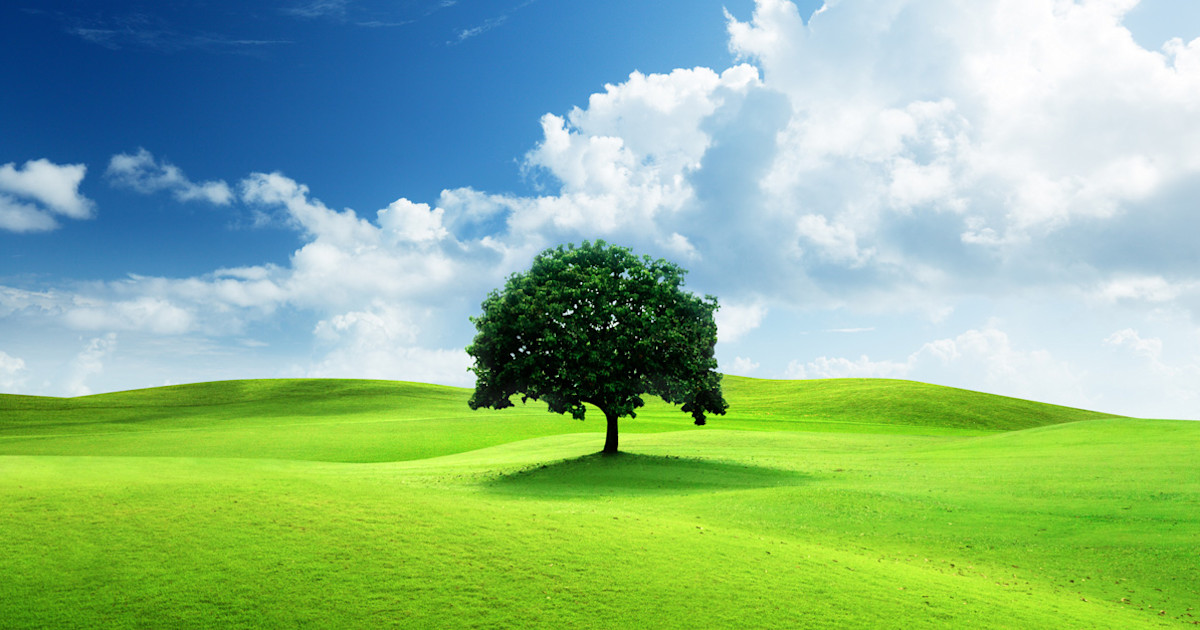
#> input picture Experiment 4 - Solutions by students/kartik_kumar_28/image.jpg, 1200 x 630 px
$ python main.py   (older library calls are emulated)
#> lines starting #> are read from the running program, lines starting #| are printed output that depends on the picture
import cv2
import numpy as np
import matplotlib.pyplot as plt

# 1. Load a grayscale image
img = cv2.imread('image.jpg', 0)
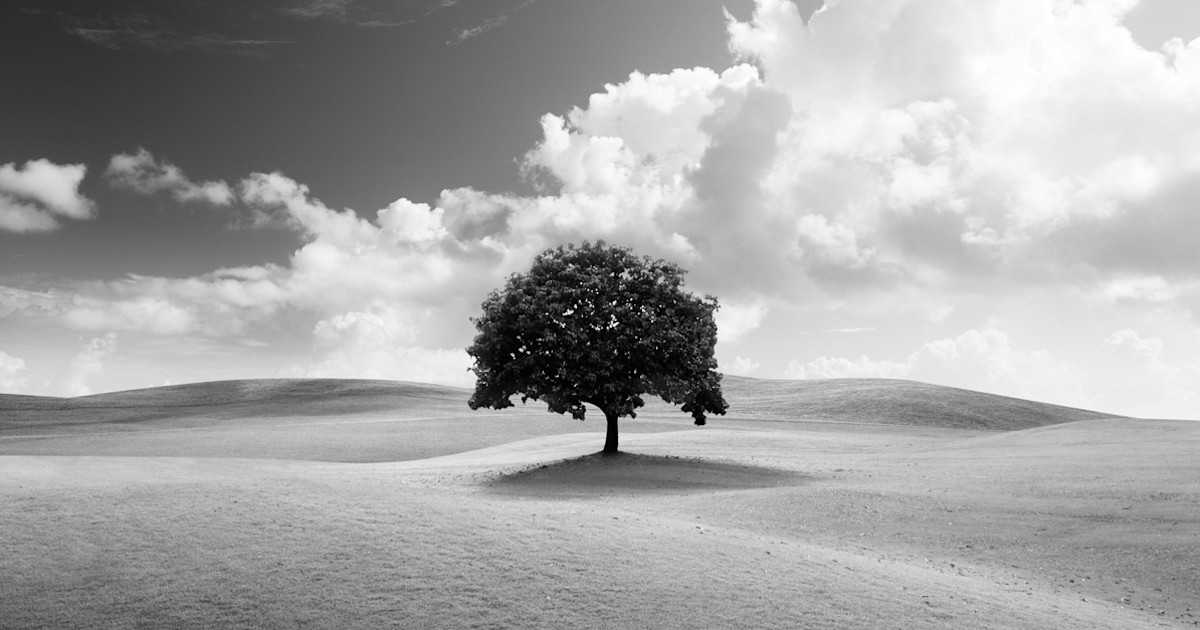
#> img: shape (630, 1200); min 0, max 255, mean 165.5

# 2. Compute the Discrete Fourier Transform (DFT)
dft = cv2.dft(np.float32(img), flags=cv2.DFT_COMPLEX_OUTPUT)

# 3. Shift the zero-frequency component to the center
dft_shift = np.fft.fftshift(dft)

# 4. Compute magnitude spectrum for visualization
magnitude_spectrum = 20 * np.log(cv2.magnitude(dft_shift[:, :, 0], dft_shift[:, :, 1]) + 1)
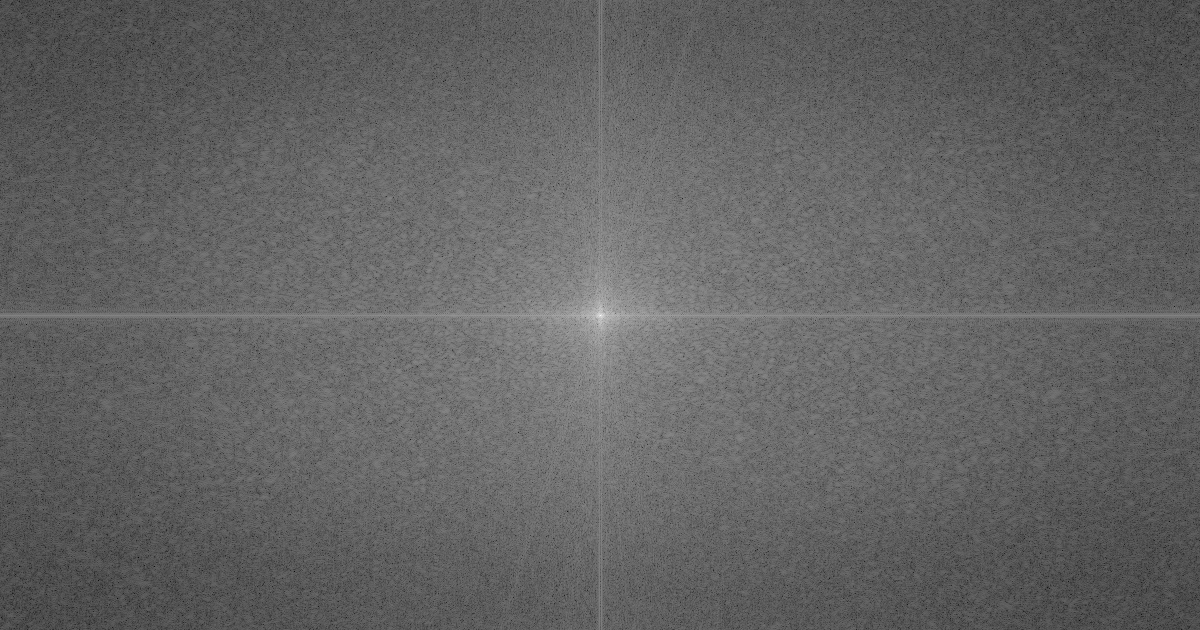
#> magnitude_spectrum: shape (630, 1200) float32; min 25.78, max 372.9, mean 161; drawn with min black and max white

# Get image dimensions and center point
rows, cols = img.shape
#> rows = 630; cols = 1200
crow, ccol = rows // 2, cols // 2
#> crow = 315; ccol = 600
mask_size = 30 # Size of the filter

# 5. Design and apply a Low-Pass Filter (LPF) mask
mask_lpf = np.zeros((rows, cols, 2), np.uint8)
mask_lpf[crow - mask_size:crow + mask_size, ccol - mask_size:ccol + mask_size] = 1
fshift_lpf = dft_shift * mask_lpf

# 6. Design and apply a High-Pass Filter (HPF) mask
mask_hpf = np.ones((rows, cols, 2), np.uint8)
mask_hpf[crow - mask_size:crow + mask_size, ccol - mask_size:ccol + mask_size] = 0
fshift_hpf = dft_shift * mask_hpf

# 7. Perform Inverse Fourier Transform (IDFT) for both filters
# LPF Reconstruction
f_ishift_lpf = np.fft.ifftshift(fshift_lpf)
img_back_lpf = cv2.idft(f_ishift_lpf)
img_back_lpf = cv2.magnitude(img_back_lpf[:, :, 0], img_back_lpf[:, :, 1])
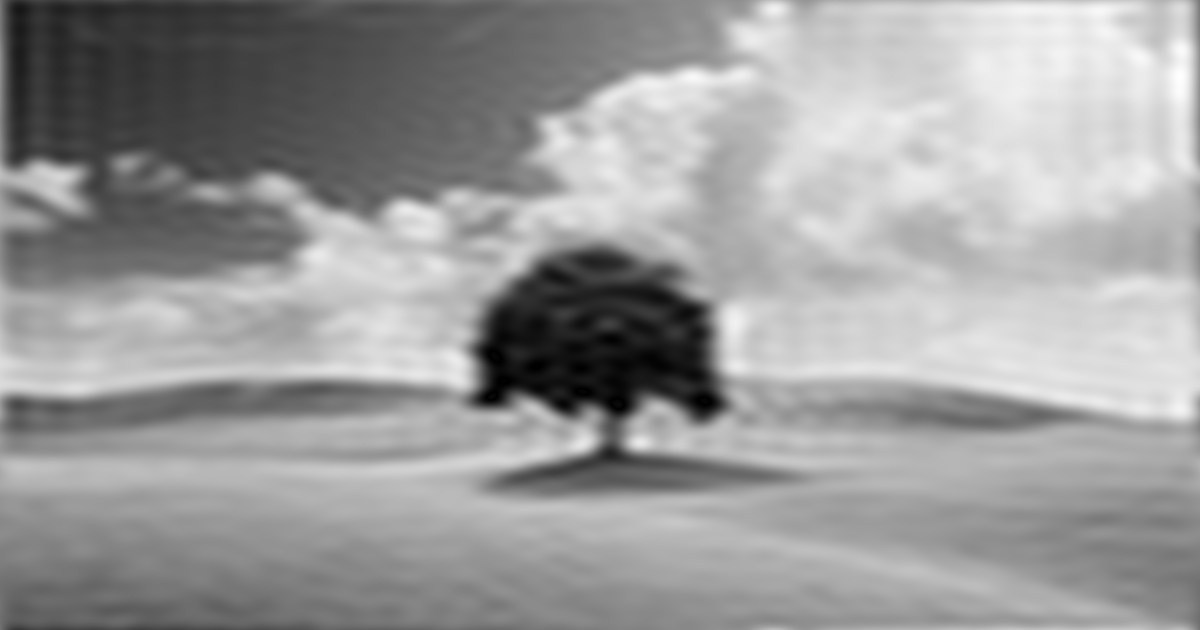
#> img_back_lpf: shape (630, 1200) float32; min 24832.1, max 205138384, mean 125118240; drawn with min black and max white

# HPF Reconstruction
f_ishift_hpf = np.fft.ifftshift(fshift_hpf)
img_back_hpf = cv2.idft(f_ishift_hpf)
img_back_hpf = cv2.magnitude(img_back_hpf[:, :, 0], img_back_hpf[:, :, 1])
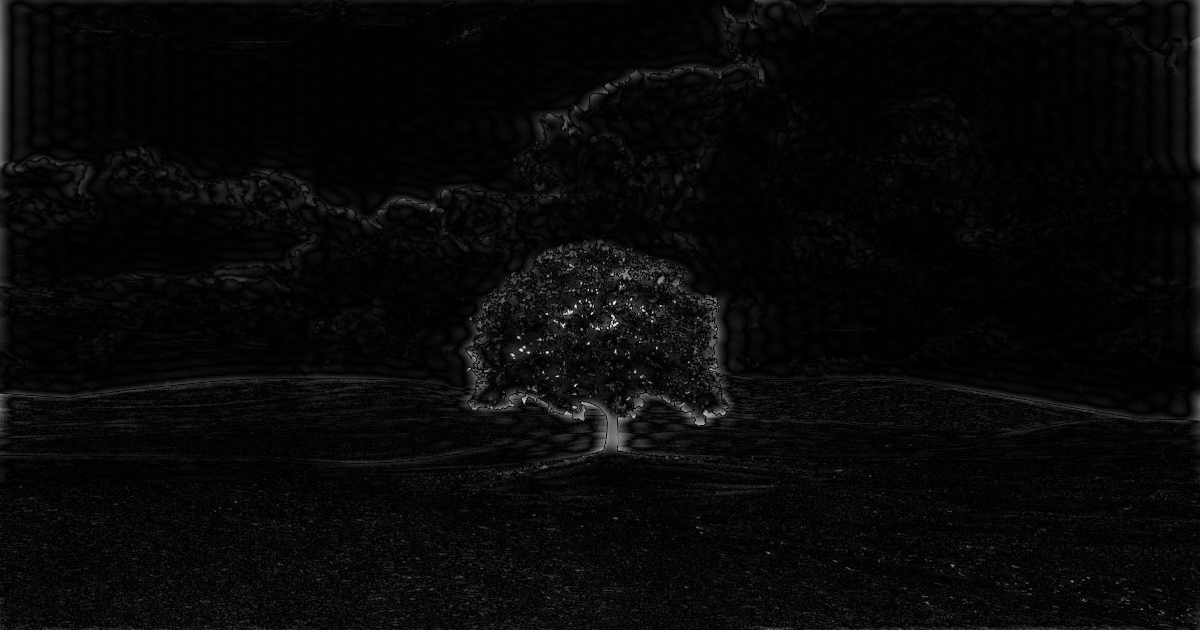
#> img_back_hpf: shape (630, 1200) float32; min 1992.6, max 156267024, mean 5240129.5; drawn with min black and max white

# --- NEW ADDITIONS FOR SAVING IMAGES ---

# Normalize the images to 0-255 so they can be saved properly as JPG/PNG
mag_save = cv2.normalize(magnitude_spectrum, None, 0, 255, cv2.NORM_MINMAX, dtype=cv2.CV_8U)
lpf_save = cv2.normalize(img_back_lpf, None, 0, 255, cv2.NORM_MINMAX, dtype=cv2.CV_8U)
hpf_save = cv2.normalize(img_back_hpf, None, 0, 255, cv2.NORM_MINMAX, dtype=cv2.CV_8U)

# Save the files to the current directory
cv2.imwrite('magnitude_spectrum.jpg', mag_save)
cv2.imwrite('low_pass_filtered.jpg', lpf_save)
cv2.imwrite('high_pass_filtered.jpg', hpf_save)
print("Images have been saved successfully!")

# 8. Compare the original image, spectrum, and filtered images using Matplotlib
plt.figure(figsize=(12, 10))

plt.subplot(221), plt.imshow(img, cmap='gray')
plt.title('Original Image'), plt.axis('off')

plt.subplot(222), plt.imshow(magnitude_spectrum, cmap='gray')
plt.title('Magnitude Spectrum'), plt.axis('off')

plt.subplot(223), plt.imshow(img_back_lpf, cmap='gray')
plt.title('Low-Pass Filtered (Smoothed)'), plt.axis('off')

plt.subplot(224), plt.imshow(img_back_hpf, cmap='gray')
plt.title('High-Pass Filtered (Edges)'), plt.axis('off')

plt.tight_layout()
plt.show()
